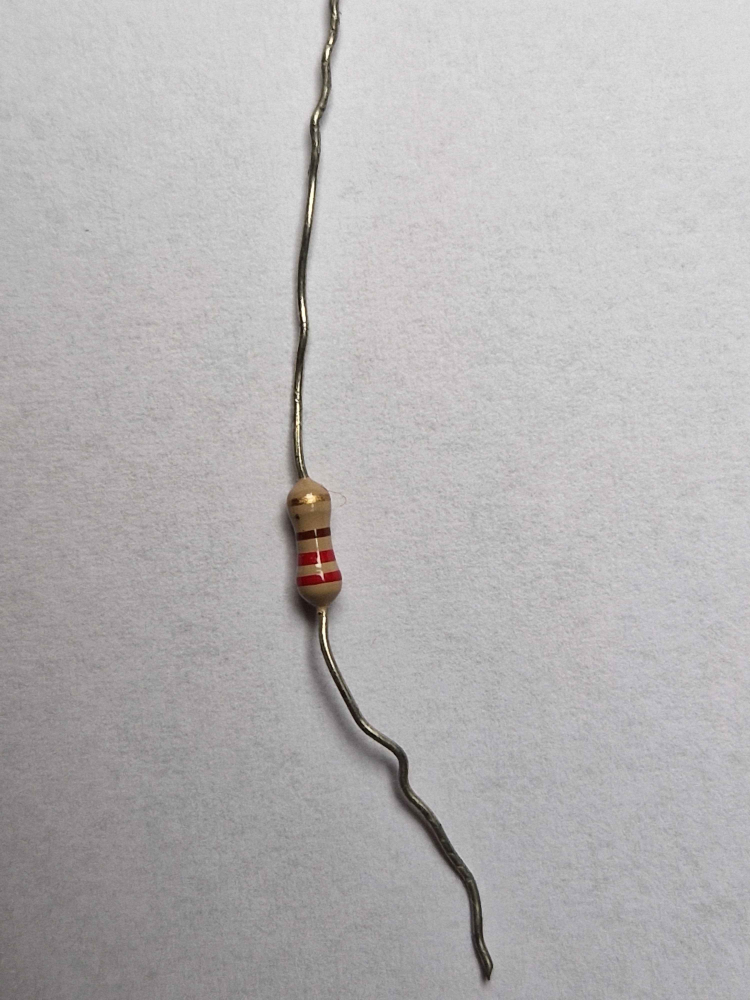
#> input picture resistance.jpg, 3000 x 4000 px, given in place of the camera (shown at 1/4 size)
$ python resistance.py
#> lines starting #> are read from the running program, lines starting #| are printed output that depends on the picture; after the words box and inside, x2 and y2 are one past the last pixel; in counts of white or black regions, pixels touching at a corner belong together
import cv2
import numpy as np


def main():
    """
    Identifies color bands on a resistor from a live webcam feed and calculates its value.
    """
    # Define the standard resistor color code values (HSV lower and upper bounds)
    # Format: { 'color_name': ([H_lower, S_lower, V_lower], [H_upper, S_upper, V_upper], value) }
    # These HSV values may need tuning depending on your lighting conditions
    color_codes = {
        'black':  ([0, 0, 0], [180, 255, 40], 0),
        'brown':  ([8, 100, 20], [20, 255, 200], 1),
        'red':    ([0, 70, 50], [10, 255, 255], 2),
        'orange': ([10, 100, 100], [25, 255, 255], 3),
        'yellow': ([25, 100, 100], [35, 255, 255], 4),
        'green':  ([40, 40, 40], [90, 255, 255], 5),
        'blue':   ([90, 50, 50], [130, 255, 255], 6),
        'violet': ([130, 50, 50], [160, 255, 255], 7),
        'gray':   ([0, 0, 50], [180, 50, 220], 8),
        'white':  ([0, 0, 200], [180, 30, 255], 9),
    }

    # --- Initialize Webcam ---
    cap = cv2.VideoCapture(0) # 0 is usually the default webcam
    if not cap.isOpened():
        print("Error: Could not open webcam.")
        return

    while True:
        # --- Capture and Prepare Frame ---
        ret, frame = cap.read()
#> frame is the input picture: shape (4000, 3000, 3); mean B, G, R 180, 179.4, 181.5
        if not ret:
            print("Error: Could not read frame.")
            break

        # Resize for faster processing
        height, width, _ = frame.shape
#> height = 4000; width = 3000
        scale = 600 / width
#> scale = 0.2
        frame_resized = cv2.resize(frame, (600, int(height * scale)))
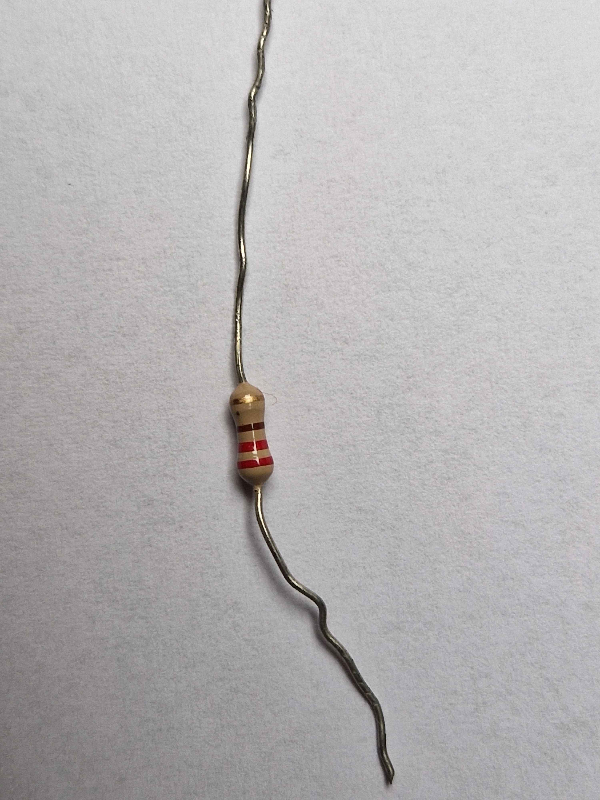
#> frame_resized: shape (800, 600, 3); mean B, G, R 180, 179.4, 181.5
        output = frame_resized.copy()

        # Convert to HSV and apply Gaussian Blur
        hsv_img = cv2.cvtColor(frame_resized, cv2.COLOR_BGR2HSV)
#> hsv_img: shape (800, 600, 3); mean H, S, V 57.8, 5, 181.9
        blurred_img = cv2.GaussianBlur(hsv_img, (15, 15), 0)
#> blurred_img: shape (800, 600, 3); mean H, S, V 57.8, 5, 181.9

        # --- Find the Resistor Body ---
        # NOTE: Adjust this range to match the color of your resistor's body
        light_brown_lower = np.array([10, 40, 90])
        light_brown_upper = np.array([30, 255, 255])
        mask = cv2.inRange(blurred_img, light_brown_lower, light_brown_upper)
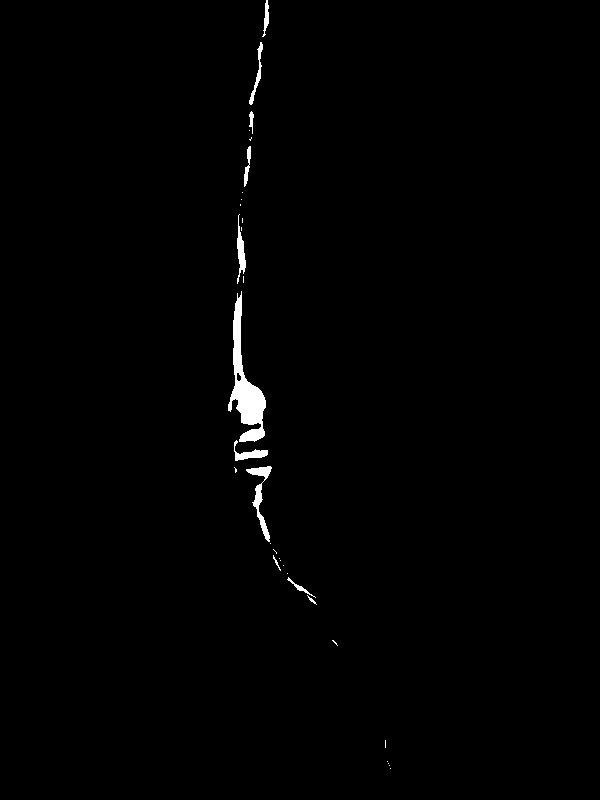
#> mask: shape (800, 600); 0.8% white; 32 white regions (21 under 20 px)

        contours, _ = cv2.findContours(mask, cv2.RETR_EXTERNAL, cv2.CHAIN_APPROX_SIMPLE)
#> contours = 32 contours, 23 with area under 20; largest, box (x1, y1, x2, y2) and area: (228, 291, 266, 442) 1890, (246, 466, 272, 542) 411, (234, 440, 268, 461) 206, (237, 214, 246, 284) 206, (249, 42, 263, 105) 141

        if contours:
            resistor_contour = max(contours, key=cv2.contourArea)
#> resistor_contour = contour of 138 points, box (x1, y1, x2, y2) (228, 291, 266, 442), area 1890
            # Only proceed if the contour is of a reasonable size
            if cv2.contourArea(resistor_contour) > 1000:
                x, y, w, h = cv2.boundingRect(resistor_contour)
#> x = 228; y = 291; w = 38; h = 151
                cv2.rectangle(output, (x, y), (x + w, y + h), (0, 255, 0), 2)
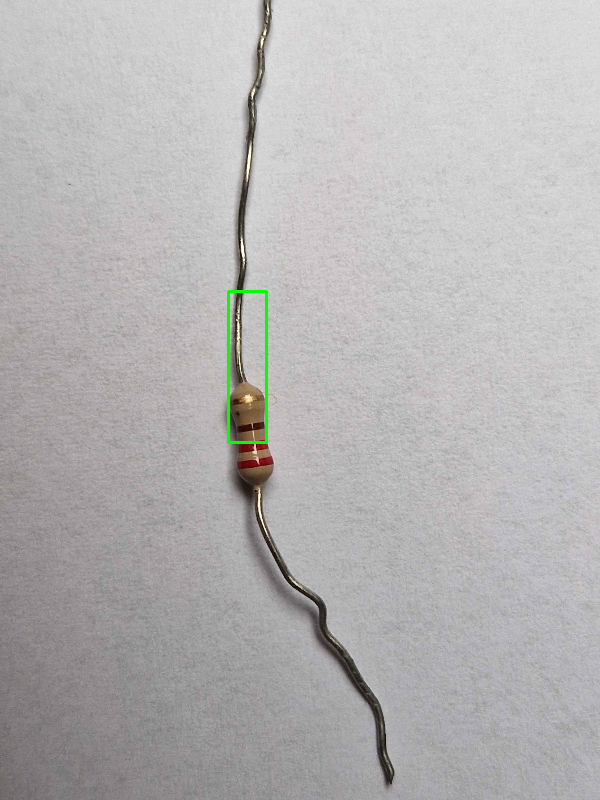
#> output: shape (800, 600, 3); 0.24% of pixels changed, all inside (x1, y1, x2, y2) = (227, 290, 268, 444)

                resistor_roi = hsv_img[y:y+h, x:x+w]
#> resistor_roi: shape (151, 38, 3); mean H, S, V 24.9, 51.8, 152.1

                # --- Identify Color Bands ---
                band_positions = []
                for color_name, (lower, upper, value) in color_codes.items():
                    lower_bound = np.array(lower)
                    upper_bound = np.array(upper)

                    color_mask = cv2.inRange(resistor_roi, lower_bound, upper_bound)
                    color_contours, _ = cv2.findContours(color_mask, cv2.RETR_EXTERNAL, cv2.CHAIN_APPROX_SIMPLE)

                    for c in color_contours:
                        # Filter out small noise contours and ensure bands are somewhat vertical
                        (bx, by, bw, bh) = cv2.boundingRect(c)
                        if bw < 30 and bh > 20:
                             M = cv2.moments(c)
                             if M["m00"] != 0:
                                cx = int(M["m10"] / M["m00"])
                                # Avoid detecting the same band multiple times
                                if not any(abs(cx - pos) < 10 for _, pos in band_positions):
                                    band_positions.append((color_name, cx))
#> this loop made 10 passes
#> color_contours on pass 1: 23 contours, all with area under 20
#> pass 1, in main, `color_mask = cv2.inRange(resistor_roi, lower_bound, upper_bound)`:
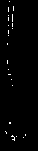
#> color_mask: shape (151, 38); 1.2% white in thin lines or dots, all inside (x1, y1, x2, y2) = (5, 1, 26, 141)
#> pass 2, in main, `color_mask = cv2.inRange(resistor_roi, lower_bound, upper_bound)`:
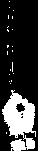
#> color_mask: shape (151, 38); 22% white; 21 white regions (20 under 20 px), largest, box (x1, y1, x2, y2) and area: (2, 90, 36, 151) 1216
#> pass 3, in main, `color_mask = cv2.inRange(resistor_roi, lower_bound, upper_bound)`:
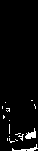
#> color_mask: shape (151, 38); 3.4% white; 16 white regions (14 under 20 px), largest, box (x1, y1, x2, y2) and area: (25, 128, 36, 139) 65, (12, 144, 38, 151) 53
#> after the loop:
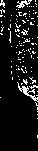
#> color_mask: shape (151, 38); 9.1% white in thin lines or dots
#> after the loop, band_positions = [('gray', 25), ('gray', 3)]

                # --- Calculate and Display Value ---
                if len(band_positions) >= 3:
                    band_positions.sort(key=lambda item: item[1])
                    detected_bands = [item[0] for item in band_positions]

                    try:
                        val1 = color_codes[detected_bands[0]][2]
                        val2 = color_codes[detected_bands[1]][2]
                        multiplier_color = detected_bands[2]
                        multiplier = 10 ** color_codes[multiplier_color][2]

                        resistance = (val1 * 10 + val2) * multiplier

                        # Format the result string
                        if resistance >= 1_000_000:
                            result_str = f"{resistance / 1_000_000:.1f} MOhms"
                        elif resistance >= 1_000:
                            result_str = f"{resistance / 1_000:.1f} kOhms"
                        else:
                            result_str = f"{resistance} Ohms"

                        # Display the result
                        cv2.putText(output, result_str, (x, y - 10), cv2.FONT_HERSHEY_SIMPLEX, 0.7, (0, 0, 0), 2)

                    except (IndexError, KeyError):
                        pass # Fail silently if bands are misidentified in a frame

        # --- Display the final video feed ---
        cv2.imshow('Real-time Resistor Identifier', output)

        # Break the loop if 'q' is pressed
        if cv2.waitKey(1) & 0xFF == ord('q'):
#> (key q is pressed here)
            break

    # --- Release resources ---
    cap.release()
    cv2.destroyAllWindows()


# --- Main Execution ---
if __name__ == "__main__":
    main()
